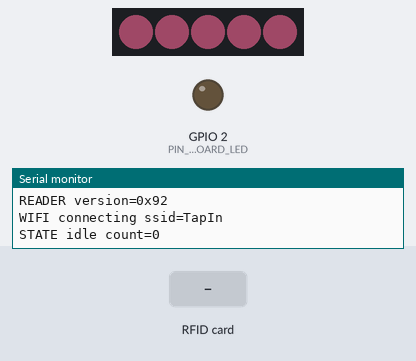
Bench run of a sketch on a simulated ESP32. On the bench: 5 RGB LEDs in strip order, left to right, output pins drawn as LEDs (lit = HIGH), the last lines printed to the serial monitor. The test bench sets the inputs (shaded band). Dim RGB values are drawn brighter than linear; WiFi joins after 1.5 s; servers stay silent unless stated.

Above: at 2.3 s.
2.4 s: RFID card 5E 7A 19 C4 held to the reader
At 5.6 s:
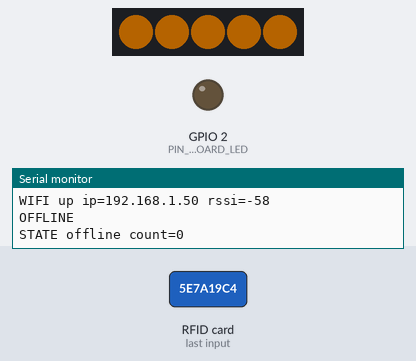
At 6.4 s:
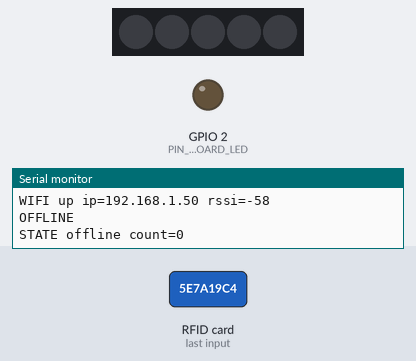
Timing chart, 0 to 11.4 s (numbered marks = the images above; inputs shaded):
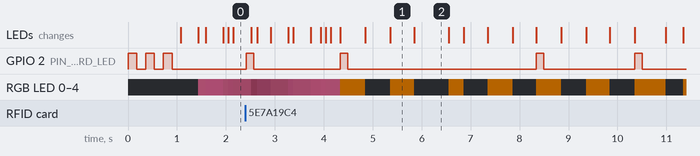

Measured:
- what the display in image 1 shows lasts 0.4 s, from 5.4 s to 5.8 s
- what the display in image 2 shows lasts 0.8 s, from 5.8 s to 6.6 s

The sketch:

station.ino
```cpp
// Tap In station firmware. One sketch for both stations:
// set STATION_ID in config.h, or build with -DSTATION_ID=2 (see firmware/README.md).
// Never call delay() from loop(): every animation runs from millis().
//
// Serial log at 115200 baud, one line per event. firmware/serial_monitor.py parses these exact prefixes:
//   BOOT station=1               READER version=0x92        READER reinit version=0x92
//   WIFI connecting ssid=TapIn   WIFI up ip=192.168.8.45    WIFI down
//   TAP uid=04A1B2C3D4E5F6       POST ok ms=84 state=collecting count=1    POST fail ms=801
//   STATE collecting count=1     OFFLINE                    ONLINE
#include "config.h"
#include "leds.h"
#include "reader.h"
#include "net.h"

static StationReply cur = {ST_IDLE, 0};   // last state from the server, or the local one after a tap
static unsigned long lastPoll = 0;        // millis() when the last poll finished
static bool wasOffline = false;
static bool shownValid = false;
static StationState lastShown = ST_IDLE;
static int lastCount = 0;

// Works out what the LEDs should show and only touches the LEDs and Serial on change.
static void showState(unsigned long now) {
  bool off = netOffline();
  if (off != wasOffline) {
    Serial.println(off ? "OFFLINE" : "ONLINE");
    wasOffline = off;
  }
  StationState s = off ? ST_OFFLINE : cur.state;
  int count = off ? 0 : cur.count;
  if (shownValid && s == lastShown && count == lastCount) return;
  shownValid = true;
  lastShown = s;
  lastCount = count;
  Serial.printf("STATE %s count=%d\n", stateName(s), count);
  ledsSetState(s, count, now);
}

static void onTap(const char* uid) {
  Serial.printf("TAP uid=%s\n", uid);
  // Local feedback first: light collecting now, before the POST goes out, so the tap feels instant.
  StationReply before = cur;
  cur = StationReply{ST_COLLECTING, (cur.state == ST_COLLECTING ? cur.count : 0) + 1};
  showState(millis());
  renderLeds(millis());

  StationReply r;
  unsigned long t0 = millis();
  bool ok = postTap(STATION_ID, uid, r);
  unsigned long ms = millis() - t0;
  if (ok) {
    cur = r;
    Serial.printf("POST ok ms=%lu state=%s count=%d\n", ms, stateName(r.state), r.count);
  } else {
    cur = before;   // the server never got this tap, so stop showing it as collecting
    Serial.printf("POST fail ms=%lu\n", ms);
  }
  showState(millis());
}

void setup() {
  Serial.begin(115200);
  Serial.printf("BOOT station=%d\n", STATION_ID);
  ledsBegin();
  readerBegin();
  netBegin();
}

void loop() {
  keepWifiAlive(millis());

  char uid[24];
  if (readCardIfPresent(uid, sizeof(uid))) onTap(uid);

  // Keep polling while offline, since a good poll is how the station notices the server is back,
  // only slower. The gap starts when the last poll finished, so even an 800 ms timeout leaves the
  // reader and the LEDs a full gap to run before the next poll.
  if (millis() - lastPoll >= (netOffline() ? OFFLINE_POLL_MS : POLL_MS)) {
    StationReply r;
    if (pollState(STATION_ID, r)) cur = r;
    lastPoll = millis();
  }

  unsigned long now = millis();
  showState(now);
  renderLeds(now);
}
```

leds.h
```cpp
// Tap In station LEDs: 5 NeoPixels plus the board's built-in LED as a fallback, every frame computed from millis(). Never calls delay().
#pragma once
#include <Adafruit_NeoPixel.h>
#include "config.h"

static Adafruit_NeoPixel strip(NUM_LEDS, PIN_LEDS, NEO_GRB + NEO_KHZ800);

static StationState ledState = ST_IDLE;
static int ledCount = 0;
static unsigned long ledStart = 0;      // millis() when the current state was entered
static unsigned long ledLastShow = 0;   // millis() of the last strip.show()
static bool ledDirty = true;            // a state or count change: draw the next frame at once
static const unsigned long LED_FRAME_MS = 20;

// Scale an RGB color by level (0 = off, 255 = full).
static uint32_t scaleColor(uint8_t r, uint8_t g, uint8_t b, uint8_t level) {
  return strip.Color(r * level / 255, g * level / 255, b * level / 255);
}

// Triangle wave 0..255 over `period` ms. Cheap stand-in for a sine. Period must be even.
static uint8_t triangle(unsigned long t, unsigned long period) {
  unsigned long p = t % period;
  unsigned long half = period / 2;
  unsigned long v = (p < half) ? p * 255 / half : (period - p) * 255 / half;
  return (uint8_t)(v > 255 ? 255 : v);
}

// Square wave: on for the first half of each period.
static bool blinkOn(unsigned long t, unsigned long period) {
  return (t % period) < period / 2;
}

static void fillAll(uint32_t c) {
  for (int i = 0; i < NUM_LEDS; i++) strip.setPixelColor(i, c);
}

// The board's built-in LED: one color, so each state gets its own rhythm. Written only when it changes.
static int onboardLast = -1;
static void onboardLed(bool on) {
  if (PIN_ONBOARD_LED < 0 || (int)on == onboardLast) return;
  onboardLast = on;
  digitalWrite(PIN_ONBOARD_LED, on ? HIGH : LOW);
}

// t = ms since the state started. Rhythms are picked to be told apart without color.
static bool onboardPattern(StationState s, unsigned long t) {
  switch (s) {
    case ST_IDLE:       return t % 3000 < 150;                // heartbeat blip every 3 s: alive
    case ST_COLLECTING: return true;                          // solid: badge read, window open
    case ST_CHECKED_IN: return blinkOn(t, 333);               // 3 Hz blink
    case ST_JOINED:     return blinkOn(t, 100);               // 10 Hz flicker: the big moment
    case ST_REPEAT:     return t < 400;                       // one soft 0.4 s blink
    case ST_CLAIM:      return blinkOn(t, 1000);              // slow 1 Hz: waiting for a badge
    case ST_CLAIMED:    return true;                          // solid after the slow claim blink
    case ST_UNKNOWN: {  unsigned long p = t % 1000;           // double blink, repeating
                        return p < 100 || (p >= 200 && p < 300); }
    case ST_OFFLINE:    return t % 2000 < 150;                // brief blink every 2 s: no Wi-Fi / server
  }
  return false;
}

void ledsBegin() {
  if (PIN_ONBOARD_LED >= 0) {
    pinMode(PIN_ONBOARD_LED, OUTPUT);
    // Hello at boot: 3 clear blinks (about 1 s) so you can find the LED and see the board started.
    // delay() is fine here: this runs once from setup(), before loop() and before any tap can arrive.
    for (int i = 0; i < 3; i++) {
      digitalWrite(PIN_ONBOARD_LED, HIGH); delay(180);
      digitalWrite(PIN_ONBOARD_LED, LOW);  delay(180);
    }
    onboardLed(false);
  }
  strip.begin();
  strip.setBrightness(LED_BRIGHTNESS);
  strip.clear();
  strip.show();
}

// Called from the poll and tap paths. Restarts the animation only when the state changes,
// so repeated polls of the same state do not reset it. A count change just updates the LEDs.
void ledsSetState(StationState s, int count, unsigned long now) {
  if (s != ledState) {
    ledState = s;
    ledStart = now;
  }
  ledCount = count;
  ledDirty = true;
}

// Draws one frame from the clock. Call it from loop() with millis(); after ledsSetState() the next
// call draws at once, so the tap path can show collecting before its POST goes out.
void renderLeds(unsigned long now) {
  if (!ledDirty && now - ledLastShow < LED_FRAME_MS) return;   // about 50 fps is plenty
  ledDirty = false;
  ledLastShow = now;

  unsigned long t = now - ledStart;
  onboardLed(onboardPattern(ledState, t));

  switch (ledState) {
    case ST_IDLE: {
      // 3 s breathe between about 16% and 100%, never fully dark.
      uint8_t level = 40 + triangle(t, 3000) * 215 / 255;
      fillAll(scaleColor(STATION_R, STATION_G, STATION_B, level));
      break;
    }
    case ST_COLLECTING: {
      // Fast 4 Hz pulse on the first ledCount LEDs. It starts at full brightness (the tap shows at
      // once) and never goes dark, so the count stays readable. Counts above NUM_LEDS light all five.
      uint8_t level = 255 - triangle(t, 250) * 175 / 255;
      uint32_t c = scaleColor(STATION_R, STATION_G, STATION_B, level);
      for (int i = 0; i < NUM_LEDS; i++) strip.setPixelColor(i, i < ledCount ? c : 0);
      break;
    }
    case ST_CHECKED_IN: {
      // Hard flash of the station color, about 3 Hz.
      fillAll(blinkOn(t, 333) ? strip.Color(STATION_R, STATION_G, STATION_B) : 0);
      break;
    }
    case ST_JOINED: {
      // Rainbow spin: one full turn every 1.5 s, LEDs spread evenly around the hue wheel.
      uint32_t base = (t % 1500) * 65536UL / 1500;
      for (int i = 0; i < NUM_LEDS; i++) {
        uint16_t hue = (uint16_t)(base + i * 65536UL / NUM_LEDS);
        strip.setPixelColor(i, strip.ColorHSV(hue, 255, 255));
      }
      break;
    }
    case ST_REPEAT: {
      // Soft, low-amplitude dim pulse of the station color, about 1.5 Hz.
      uint8_t level = 50 + triangle(t, 666) * 100 / 255;
      fillAll(scaleColor(STATION_R, STATION_G, STATION_B, level));
      break;
    }
    case ST_CLAIM: {
      // White pulse on every LED, 1 s period, never fully dark.
      uint8_t level = 30 + triangle(t, 1000) * 225 / 255;
      fillAll(scaleColor(255, 255, 255, level));
      break;
    }
    case ST_CLAIMED: {
      fillAll(strip.Color(0, 255, 0));
      break;
    }
    case ST_UNKNOWN: {
      // Red blink, about 4 Hz.
      fillAll(blinkOn(t, 250) ? strip.Color(255, 0, 0) : 0);
      break;
    }
    case ST_OFFLINE: {
      // Amber blink (255,140,0), about 1 Hz.
      fillAll(blinkOn(t, 1000) ? strip.Color(255, 140, 0) : 0);
      break;
    }
  }

  strip.show();
}
```

net.h
```cpp
// Tap In station: Wi-Fi keep-alive and HTTP calls to the server.
// Nothing here blocks for long: Wi-Fi connects in the background and every request has an 800 ms timeout.
// Serial lines from here: "WIFI connecting ssid=..", "WIFI up ip=.. rssi=..", "WIFI down", "WIFI retry ..",
// "LINK rssi=.. polls=.. fails=.. avg_ms=.. max_ms=.." every 30 s. station.ino logs the rest.
#pragma once
#include "config.h"
#include <WiFi.h>
#include <HTTPClient.h>
#include <ArduinoJson.h>

static WiFiClient netClient;          // one client, reused by every request
static int wifiFails = 0;             // consecutive failed Wi-Fi checks
static int httpFails = 0;             // consecutive failed requests made while Wi-Fi was up
static bool wifiWasUp = false;        // for the WIFI up / WIFI down lines
static unsigned long lastWifiCheck = 0;
static volatile int lastDisconnectReason = 0;  // set by the Wi-Fi event task, printed on the next retry line
// Link health, printed every LINK_REPORT_MS while connected: signal strength plus poll latency, to tell a weak
// signal apart from a slow server. One line every 30 s keeps the serial log readable.
static const unsigned long LINK_REPORT_MS = 30000;
static unsigned long lastLinkReport = 0;
static unsigned long pollCount = 0, pollFails = 0, pollMsSum = 0, pollMsMax = 0;

// Common ESP32 reasons: 201 = network not found (wrong SSID, 5 GHz only, router Wi-Fi off),
// 15 / 202 / 204 = handshake or auth failed (wrong password). 8 and 36 (our own leave) are never stored.
static const char* reasonName(int r) {
  switch (r) {
    case 201: return "no_ap_found";
    case 15: case 202: case 204: return "auth_failed";
    case 2: case 200: return "beacon_or_auth_timeout";
    case 0: return "none_yet";
    default: return "other";
  }
}

static void connectWifi() {
  WiFi.begin(WIFI_SSID, WIFI_PASS);   // returns at once; the connection finishes in the background
}

inline void netBegin() {
  WiFi.persistent(false);             // keep the Wi-Fi config in RAM, so reconnects never write flash
  WiFi.mode(WIFI_STA);
  WiFi.setSleep(false);               // lower latency for taps
  WiFi.setAutoReconnect(true);        // the core rejoins by itself after most drops
  WiFi.onEvent([](WiFiEvent_t, WiFiEventInfo_t info) {
    int r = info.wifi_sta_disconnected.reason;
    if (r != 8 && r != 36) lastDisconnectReason = r;  // 8 / 36 = our own disconnect before a retry; keep the real cause
  }, ARDUINO_EVENT_WIFI_STA_DISCONNECTED);
  Serial.printf("WIFI connecting ssid=%s\n", WIFI_SSID);
  connectWifi();
  lastWifiCheck = millis();
}

// Call from loop(). Does work only every WIFI_CHECK_MS.
inline void keepWifiAlive(unsigned long now) {
  if (now - lastWifiCheck < WIFI_CHECK_MS) return;
  lastWifiCheck = now;

  wl_status_t st = WiFi.status();
  if (st == WL_CONNECTED) {
    wifiFails = 0;
    if (!wifiWasUp) {
      wifiWasUp = true;
      Serial.printf("WIFI up ip=%s rssi=%d\n", WiFi.localIP().toString().c_str(), (int)WiFi.RSSI());
      lastLinkReport = now;
    }
    if (now - lastLinkReport >= LINK_REPORT_MS) {
      lastLinkReport = now;
      Serial.printf("LINK rssi=%d polls=%lu fails=%lu avg_ms=%lu max_ms=%lu\n", (int)WiFi.RSSI(), pollCount,
                    pollFails, pollCount ? pollMsSum / pollCount : 0UL, pollMsMax);
      pollCount = pollFails = pollMsSum = pollMsMax = 0;
    }
    return;
  }

  wifiFails++;
  if (wifiWasUp) {
    wifiWasUp = false;
    Serial.println("WIFI down");
  }
  // Auto-reconnect keeps retrying after a drop, so step in only when it gave up (WL_CONNECT_FAILED),
  // and start over every 5th failed check (about 10 s). Never reconnect on every check: the station is
  // "not connected" until DHCP finishes, and a reconnect then would drop a join that was about to work.
  if (wifiFails % 5 == 0) {
    // Say why, so a wrong SSID (no_ssid) is told apart from a wrong password (connect_failed) at a glance.
    const char* why = st == WL_NO_SSID_AVAIL ? "no_ssid" : st == WL_CONNECT_FAILED ? "connect_failed"
                    : st == WL_DISCONNECTED ? "disconnected" : st == WL_IDLE_STATUS ? "idle" : "other";
    int r = lastDisconnectReason;
    Serial.printf("WIFI retry status=%s (%d) reason=%s (%d)\n", why, (int)st, reasonName(r), r);
    WiFi.disconnect();
    connectWifi();
  } else if (st == WL_CONNECT_FAILED) {
    WiFi.reconnect();
  }
}

inline bool netOffline() {
  return wifiFails >= WIFI_FAILS_OFFLINE || httpFails >= HTTP_FAILS_OFFLINE;
}

// Parses {"state": "...", "count": n, ...}. Returns false if the JSON is bad or has no state.
static bool parseReplyBody(const String& payload, StationReply& out) {
  JsonDocument doc;
  if (deserializeJson(doc, payload)) return false;
  if (!doc["state"].is<const char*>()) return false;
  out.state = parseState(doc["state"].as<const char*>());
  out.count = doc["count"] | 0;
  return true;
}

// One request to the server: a POST when body is set, else a GET. True only on HTTP 200 with a valid
// reply. While Wi-Fi is down it fails at once and is not counted (wifiFails already covers that), so a
// station that is still joining after boot does not flash offline.
static bool netRequest(const char* path, const char* body, StationReply& out) {
  if (WiFi.status() != WL_CONNECTED) return false;

  // A fresh HTTPClient (and TCP connection) per request. Tried on 2026-11-21: keep-alive with one long-lived
  // client, and the h11 server engine. Neither moved the ~200 ms per request (ping is 3 ms, server 4 ms), so
  // the delay is inside the ESP32 stack, not the connect. Kept the simple, soak-tested version.
  HTTPClient http;
  http.setConnectTimeout(HTTP_TIMEOUT_MS);
  http.setTimeout(HTTP_TIMEOUT_MS);
  http.begin(netClient, String(SERVER_URL) + path);
  int code;
  if (body) {
    http.addHeader("Content-Type", "application/json");
    code = http.POST(body);
  } else {
    code = http.GET();
  }
  bool ok = code == 200 && parseReplyBody(http.getString(), out);
  http.end();

  httpFails = ok ? 0 : httpFails + 1;
  return ok;
}

// POST /api/tap with {"station_id": id, "uid": "..."}.
inline bool postTap(int stationId, const char* uid, StationReply& out) {
  char body[96];
  snprintf(body, sizeof(body), "{\"station_id\":%d,\"uid\":\"%s\"}", stationId, uid);
  return netRequest("/api/tap", body, out);
}

// GET /api/station/{id}.
inline bool pollState(int stationId, StationReply& out) {
  char path[32];
  snprintf(path, sizeof(path), "/api/station/%d", stationId);
  unsigned long t0 = millis();
  bool ok = netRequest(path, nullptr, out);
  if (WiFi.status() == WL_CONNECTED) {      // count only real requests, not ones skipped while Wi-Fi is down
    unsigned long ms = millis() - t0;
    pollCount++;
    if (!ok) pollFails++;
    pollMsSum += ms;
    if (ms > pollMsMax) pollMsMax = ms;
  }
  return ok;
}
```

secrets.example.h
```cpp
// Copy to secrets.h (git-ignored) and fill in the TapIn router's Wi-Fi.
#pragma once
#define WIFI_SSID "TapIn"
#define WIFI_PASS "change-me"

// Only while testing against firmware/mock_server.py on your laptop:
// #define SERVER_URL "http://192.168.8.123:8000"
```

Source omitted: reader.h (5402 bytes), config.h (3225 bytes)
